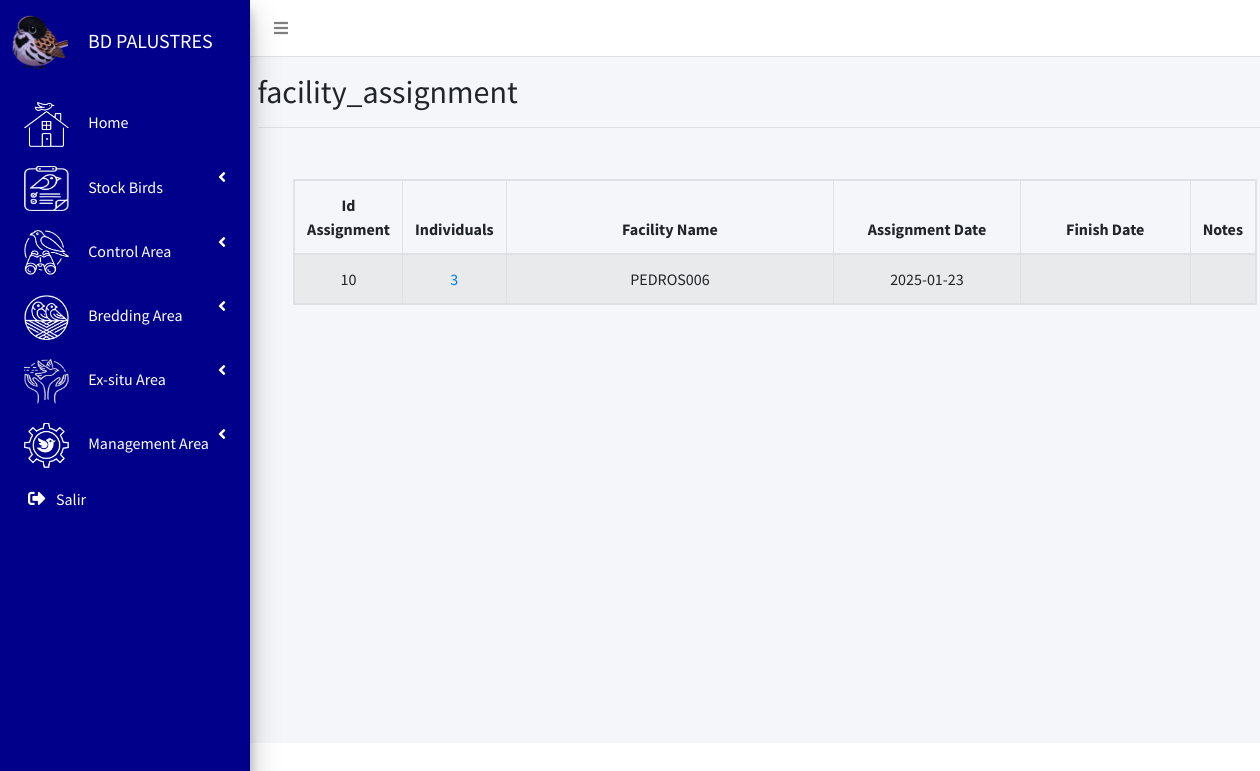
Page /admin/stock_birds/facility_assignment.php?id=6 (signed in) on the committed database.
### tables this page shows
CREATE TABLE `facility_assignment` (
  `id_assignment` int(255) NOT NULL,
  `id_individual_assi` int(255) NOT NULL,
  `id_facility_name` varchar(255) NOT NULL,
  `assignment_date` date NOT NULL,
  `finish_date` date DEFAULT NULL,
  `notes` text NOT NULL
);

CREATE TABLE `facilities` (
  `id_facility` int(255) NOT NULL,
  `name_facility` varchar(255) NOT NULL,
  `type_facility` varchar(255) NOT NULL,
  `location` varchar(255) NOT NULL,
  `notes` text NOT NULL
);

### admin/stock_birds/facility_assignment.php (the view, shortened to what this page needs)
<?php include_once "../../conf/Config.php";
include_once BASE_URL . "/paginas/cabecera_segundo_nivel.php";
$id = $_GET["id"];
 ?>
    <main role="main" class="content-wrapper">
      <div class="d-flex justify-content-between flex-wrap flex-md-nowrap align-items-center pt-3 pb-2 mb-3 border-bottom">
        <h1 class="h2">facility_assignment</h1>
      </div>
<?php
$sentencia = $base_de_datos->query("SELECT * FROM facility_assignment WHERE id_facility_name = '".$id."' AND (finish_date IS NULL OR finish_date = '');");
$usuario = $sentencia->fetchAll(PDO::FETCH_OBJ);
?>
    <div class="content-header">
      <div class="container-fluid">
            <div class="card-body">
              <center><table id="example1" class="table table-bordered table-striped table-responsive">
                <thead>
                <tr>
                   <th><center>Id Assignment</center></th>
                   <th><center>Individuals</center></th>
                   <th><center>Facility Name</center></th>
                   <th><center>Assignment Date</center></th>
                   <th><center>Finish Date</center></th>
                   <th><center>Notes</center></th>
                 </tr>
                </thead>
                <tbody>
                <?php foreach($usuario as $individuals){ ?>
        <tr>
          <td><center><?php echo $individuals->id_assignment; ?></center></td>
          <td><center><a href="<?php echo "stock_birds/select_all.php?id=" .$individuals->id_individual_assi; ?>"> <?php echo $individuals->id_individual_assi ?></a></center></td>
          <td width="50%"><center><?php
              $sentencia_1 = $base_de_datos->query("SELECT * FROM facilities WHERE id_facility  = '".$individuals->id_facility_name."';");
              $origin_1 = $sentencia_1->fetch(PDO::FETCH_OBJ);
              echo $origin_1->name_facility; ?></center></td>
          <td width="25%"><center><?php echo $individuals->assignment_date?></center></td>
          <td width="25%"><center><?php echo $individuals->finish_date ?></center></td>
          <td><center><?php echo $individuals->notes ?></center></td>
        </tr>
        <?php } ?>
                </tbody>
            </table></center>
            </div>
          </div>
        </div>
      </div>
<?php  include_once BASE_URL . "/paginas/pie_2.php";   ?>

### paginas/cabecera_segundo_nivel.php (style rules this page uses)
.content-wrapper { transition: margin-left 0.3s ease-in-out, width 0.3s ease-in-out; margin-left: 10px; width: calc(95%); }

### rows in the picture
facility_assignment: id_assignment "10", id_individual_assi "3", facilities.name_facility "PEDROS006", assignment_date "2025-01-23"
